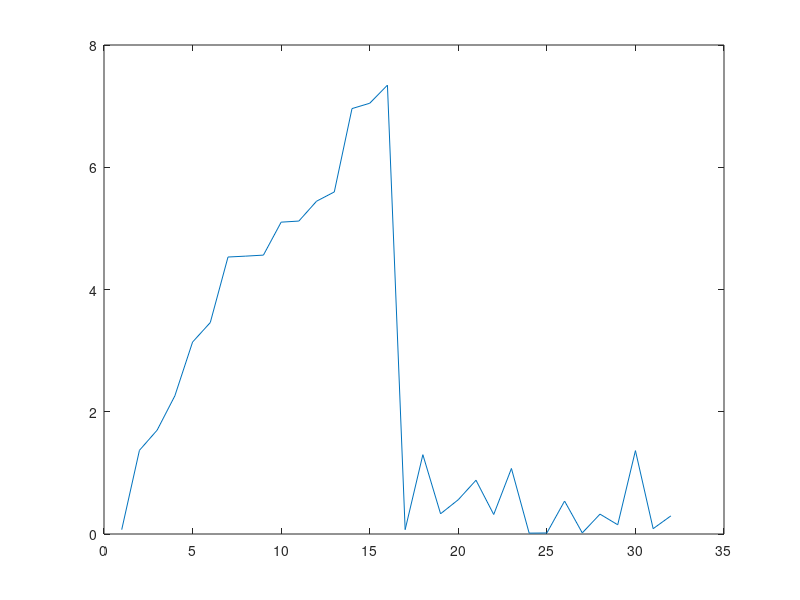

This figure's MATLAB source:
tempo_total = 8;
lambda = 2;
function [S,T] = poisson(lambda, t)
   tempo_simulado = 0;
   contador_de_eventos = 0;
   while (tempo_simulado <= t)
     tempo_para_proximo_evento = exprnd(1/lambda);
     tempo_simulado += tempo_para_proximo_evento;
     if tempo_simulado > t;
       break
     endif
     contador_de_eventos++;
     S(contador_de_eventos) = tempo_simulado;
     T(contador_de_eventos) = tempo_para_proximo_evento;
   endwhile
endfunction
[S, T] = poisson(lambda, tempo_total);
plot([S,T]);